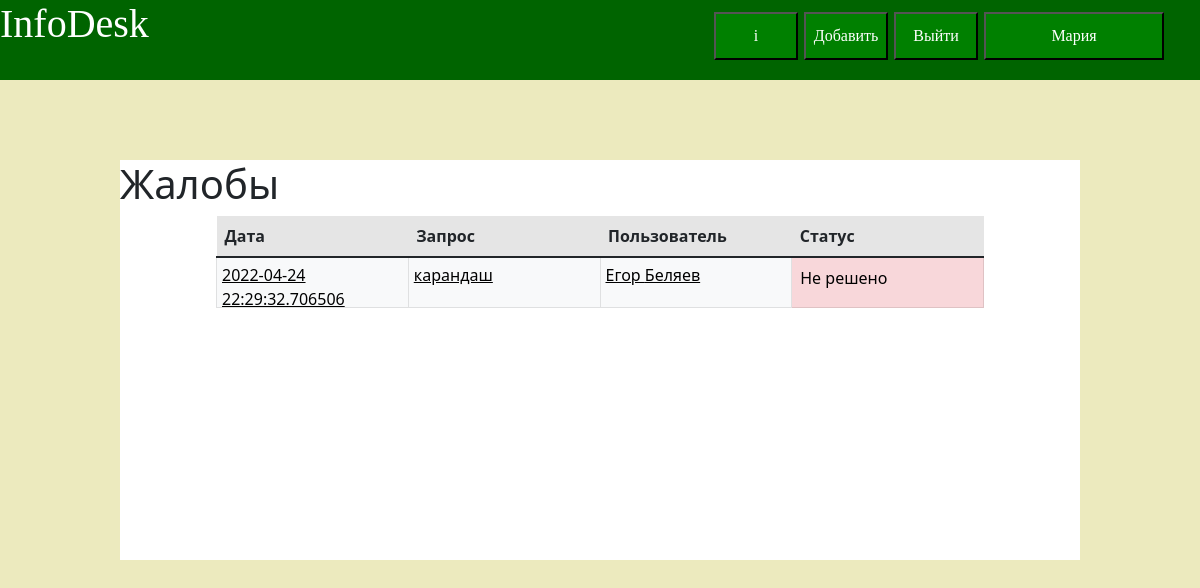
Screenshot of /complaints (signed in) with the database file from the repository.
### data/users.py (models this page shows, shortened)
class User(SqlAlchemyBase, UserMixin, SerializerMixin):
    __tablename__ = 'users'
    id = sqlalchemy.Column(sqlalchemy.Integer,
                           primary_key=True, autoincrement=True)
    surname = sqlalchemy.Column(sqlalchemy.String, nullable=False)
    name = sqlalchemy.Column(sqlalchemy.String, nullable=False)
    points = sqlalchemy.Column(sqlalchemy.Integer, default=0)
    email = sqlalchemy.Column(sqlalchemy.String, unique=True, nullable=False, index=True)
    __hashed_password = sqlalchemy.Column(sqlalchemy.String, nullable=False)
    modified_date = sqlalchemy.Column(sqlalchemy.DateTime,
                                      default=datetime.datetime.now)
    type_of_user = sqlalchemy.Column(sqlalchemy.Integer, default=0)
    information = orm.relation("Information", back_populates='user')
    comments = orm.relation("Comment", back_populates='user')
    queries = orm.relation('OldQueries', back_populates='user')
    tokens = orm.relation('APIToken', back_populates='user')

### data/complaints.py (models this page shows, shortened)
class Complaints(SqlAlchemyBase):
    __tablename__ = 'complaints'
    id = sqlalchemy.Column(sqlalchemy.Integer, primary_key=True, autoincrement=True)
    information_id = sqlalchemy.Column(sqlalchemy.Integer, sqlalchemy.ForeignKey('information.id'), nullable=False)
    user_id = sqlalchemy.Column(sqlalchemy.Integer, sqlalchemy.ForeignKey('users.id'), nullable=False)
    modified_date = sqlalchemy.Column(sqlalchemy.DateTime,
                                      default=datetime.datetime.now)
    text = sqlalchemy.Column(sqlalchemy.String, nullable=False)
    is_reading = sqlalchemy.Column(sqlalchemy.Boolean, default=False)
    information = orm.relation('Information')
    user = orm.relation('User')
    def get_complaints_text(self):
        return self.text
    def get_complaints_information(self):
        return {
            'text': self.get_complaints_text(),
            'user_name': self.user.name,
            'user_surname': self.user.surname,
            'modified_date': self.modified_date,
            'is_reading': self.is_reading,
            'main_word': self.information.get_main_word(),
            'id': self.id
            }

### data/words.py (models this page shows, shortened)
class Word(SqlAlchemyBase):
    __tablename__ = 'words'
    id = sqlalchemy.Column(sqlalchemy.Integer, primary_key=True, autoincrement=True)
    word = sqlalchemy.Column(sqlalchemy.String, nullable=False, unique=True)
    all_information = orm.relation("InformationByWord", back_populates='word')

### main.py (the view)
@app.route('/complaints')
def get_all_complaints():
    current_user = flask_login.current_user
    if not current_user.is_authenticated:
        return redirect('/login')
    db = db_session.create_session()
    if current_user.type_of_user != 2:
        db.close()
        abort(404)
    complaints_information = get_complaints_information(db)
    db.close()
    return render_template('all_complaints.html', complaints=complaints_information)

### data/db_session.py (called while the page is built)
def create_session() -> Session:
    global __factory
    return __factory()

### data/information.py (called while the page is built)
    def get_main_word(self):
        try:
            word = self.all_words[0].word.word
            return word
        except IndexError as e:
            self.is_blocked = True
            logger.log(id=self.id, error=e)
            return

### func/get_complaints.py (called while the page is built)
def get_complaints_information(db):
    res = [i.get_complaints_information() for i in db.query(Complaints).all()]
    res.sort(key=lambda x: x['is_reading'])
    return res

### main.py (called while the page is built)
@login_manager.user_loader
def load_user(user_id):
    db_sess = db_session.create_session()
    return db_sess.query(User).get(user_id)

### templates/all_complaints.html (shortened to what this page needs)
{% extends "headline.html" %}
{% block content %}
<html lang="ru">
<head>
</head>
<body>
<div class="content_block" style="font-display: 'Lobster', cursive; height: 50%;">
    <h1>Жалобы</h1>
    <div style="left: 10%; right: 10%; width: 80%; position: absolute;">
        <table class="table">
          <thead>
            <tr class="table-active">
              <th scope="col">Дата</th>
              <th scope="col">Запрос</th>
                <th scope="col">Пользователь</th>
                <th scope="col">Статус</th>
            </tr>
          </thead>
          <tbody>
        {% for i in complaints %}
         <tr>
                <td class="table-light"><a style="position: absolute;
        left: 0; right: 0;
        top: 0; bottom: 0;
        padding: 5px;
        color: black;" href="complaint/{{ i['id'] }}">{{ i['modified_date'] }}</a></td>
                <td class="table-light"><a style="position: absolute;
        left: 0; right: 0;
        top: 0; bottom: 0;
        padding: 5px;
        color: black;" href="complaint/{{ i['id'] }}">{{ i["main_word"] }}</a></td>
                <td class="table-light"><a style="position: absolute;
        left: 0; right: 0;
        top: 0; bottom: 0;
        padding: 5px;
        color: black;" href="complaint/{{ i['id'] }}">{{ i["user_name"] }} {{ i["user_surname"] }}</a></td>
             {% if not i['is_reading'] %}
             <td class="table-danger">Не решено</td>
        {% else %}
             <td class="table-info">Решено</td>
        {% endif %}
            </tr>
        {% endfor %}
          </tbody>
        </table>
    </div>
</div>
</body>
</html>
{% endblock %}

### templates/headline.html (shortened to what this page needs)
<!DOCTYPE html>
<html lang="ru">
<head>
    <link rel="stylesheet"
          href="../static/css/bootstrap.min.css">
    <link href="../static/fonts/Lobster-Regular.ttf" rel="stylesheet">
    <link href="../static/css/styles.css" rel="stylesheet">
</head>
<body>
<div class="block">
    <a style="text-decoration: none" href="/">
        <div><h1 style="color: white" class="font_block_lobster">InfoDesk</h1></div>
    </a>
    {% if current_user.is_authenticated %}
    <a href="/my-office"><button class="register_button" style="color: white">{{ current_user.name }}</button></a>
    <a href="/logout"><button class="login_block_button" style="color: white">Выйти</button></a>
    <a href="/add-new/Новая"><button class="login_block_button" style="left: 67%; color: white;">Добавить</button></a>
    <a href="/site"><button class="login_block_button" style="color: white; wight: 50px; left: 59.5%;">i</button></a>
    {% endif %}
</div>
<main role="main" class="container">
    {% block content %}{% endblock %}
</main>
</body>
</html>

### static/css/styles.css (style rules this page uses)
.block { position: fixed; width: 100%; height: 80px; background-color: #006400; z-index: 6; }
.content_block { position: absolute; height: 150%; z-index: 2; left: 10%; right: 10%; bottom: 10%; top: 160px; background-color: white; }
.font_block_lobster { font-family: 'Lobster', cursive; }
.login_block_button { font-family: 'Lobster', cursive; position: absolute; width: 7%; height: 60%; background-color: #008000; left: 74.5%; top: 15%; }
.register_button { font-family: 'Lobster', cursive; position: absolute; width: 15%; height: 60%; background-color: #008000; left: 82%; top: 15%; }

### templates/all_complaints.html (style rules this page uses)
table { table-layout: fixed; width: 100%; }
td { border: 1px solid #333; padding: 5px; position: relative; height: 50px; }

### rows the page displays
User: name "Мария"
Complaints: modified_date "2022-04-24 22:29:32.706506"
Word: main_word "карандаш"
User: user_name "Егор", user_surname "Беляев"
